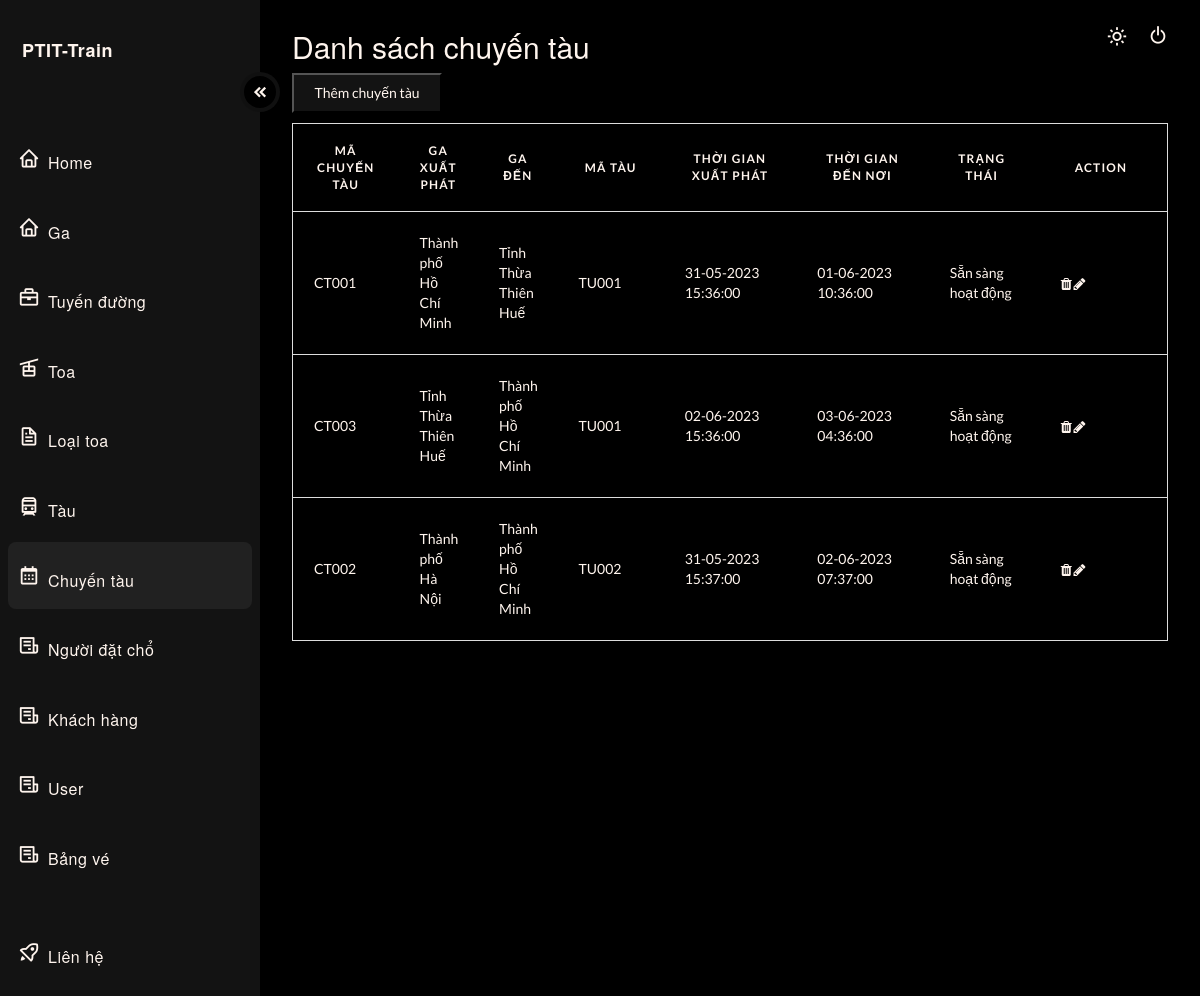
Screenshot of /?type=admin&page=chuyentau (signed in) with the database file from the repository.
### tables this page shows
CREATE TABLE ChuyenTau(
  `MaChuyenTau` VARCHAR(20) PRIMARY KEY,
  `MaTuyenDuong` VARCHAR(20),
  `MaTau` VARCHAR(20),
  `ThoiGianXuatPhat` DATETIME,
  `TrangThai` TINYINT,
  FOREIGN KEY (`MaTuyenDuong`) REFERENCES `TuyenDuong`(`MaTuyenDuong`),
  FOREIGN KEY (`MaTau`) REFERENCES `Tau`(`MaTau`)
);

### src/controller/ChuyenTauController.php (called while the page is built, shortened)
<?php
    class ChuyenTauController{
        public function index(){
            include_once './model/ChuyenTauModel/ChuyenTau.php';
            $arrChuyenTau= (new ChuyenTau)->load();
            include './view/admin/dashboard_chuyentau.php';
		}
    }
?>

### src/index.php (called while the page is built)
<?php
    require 'route.php';
?>

### src/model/db.php (called while the page is built, shortened)
<?php
    class DB{
        private function conn() {
            $connectionString = "mysql:host=" . getenv('MYSQL_HOSTNAME') . ";dbname=" . getenv('MYSQL_DATABASE');
            $conn = new \PDO($connectionString, getenv('MYSQL_USER'), getenv('MYSQL_PASSWORD'));
            $conn->setAttribute(PDO::ATTR_ERRMODE, PDO::ERRMODE_EXCEPTION);
            return $conn;
        }
        public function select($sql, $params = null)
        {
            $connect = $this->conn();
            if($params != null){
                $res = $connect->prepare($sql);
                $res->execute($params);
            }
            else {
                $res = $connect->query($sql);
            }
            $res->setFetchMode(PDO::FETCH_ASSOC);
            return $res;
        }
    }
?>

### src/model/ChuyenTauModel/ChuyenTau.php (called while the page is built, shortened)
<?php
include_once "./model/db.php";
include_once "ChuyenTauObject.php";
    class ChuyenTau{
        function addTime($thoiGianXuatPhat, $thoiGianChay){
            $arr = [];
            $thoiGianXuatPhatTmp = new DateTime($thoiGianXuatPhat);
            $tmp = $thoiGianXuatPhatTmp->format('d-m-Y H:i:s');
            $arr[] = $tmp;
            $thoiGianChayTmp = explode(':', $thoiGianChay);
            $thoiGianChayInterval = new DateInterval(
                'PT' . $thoiGianChayTmp[0] . 'H' . $thoiGianChayTmp[1] . 'M' . $thoiGianChayTmp[2] . 'S'
            );
            $thoiGianXuatPhatTmp->add($thoiGianChayInterval);
            $thoiGianDenNoi = $thoiGianXuatPhatTmp->format('d-m-Y H:i:s');
            $arr[] = $thoiGianDenNoi;
            return $arr;
        }
        function load(){
            try {
                $db = new DB();
                $sql = "select CT.*, TD_TMP.TenGaDiemDen, TD_TMP.TenGaXuatPhat, TD_TMP.ThoiGianChay, TD_TMP.XuatPhat, TD_TMP.DiemDen, T.GaHienTai, T.TrangThai as TrangThaiTau
                from ChuyenTau as CT,
                (
                    select tmp1.*, G2.TenGa as TenGaDiemDen
                    from
                    (
                        select TD.*, G.TenGa as TenGaXuatPhat
                        from Ga as G, TuyenDuong as TD
                        where G.MaGa = TD.XuatPhat
                    ) as tmp1, Ga as G2
                    where tmp1.DiemDen = G2.MaGa
                ) as TD_TMP, Tau as T where CT.MaTuyenDuong = TD_TMP.MaTuyenDuong and CT.MaTau = T.MaTau";
                $sth = $db->select($sql);
                $arr = [];
                while($row = $sth->fetch()) {
                    $obj = new ChuyenTauObject($row);
                    $arrTime = $this->addTime($obj->getThoiGianXuatPhat(), $obj->getThoiGianChay());
                    $obj->setThoiGianXuatPhat($arrTime[0]);
                    $obj->setThoiGianDenNoi($arrTime[1]);
                    if($obj->getTrangThai() == 0)
                        $obj->setTrangThaitxt("Sẵn sàng hoạt động");
                    $arr[] = $obj;
                }
                    return $arr;
                }
            catch (PDOException $e) {
                return  $sql . "<br>" . $e->getMessage();
            }
        }
    }
?>

### src/model/ChuyenTauModel/ChuyenTauObject.php (called while the page is built, shortened)
<?php
    class ChuyenTauObject{
        private $MaChuyenTau;
        private $MaTuyenDuong;
        private $TenGaXuatPhat;
        private $TenGaDiemDen;
        private $XuatPhat;
        private $DiemDen;
        private $MaTau;
        private $ThoiGianXuatPhat;
        private $ThoiGianChay;
        private $ThoiGianDenNoi;
        private $TrangThai;
        private $TrangThaitxt;
        public function __construct($row)
        {
            $this->MaChuyenTau = $row['MaChuyenTau'];
            $this->MaTuyenDuong = $row['MaTuyenDuong'];
            $this->MaTau = $row['MaTau'];
            $this->TenGaXuatPhat = $row['TenGaXuatPhat'];
            $this->TenGaDiemDen = $row['TenGaDiemDen'];
            $this->XuatPhat = $row['XuatPhat'];
            $this->DiemDen = $row['DiemDen'];
            $this->ThoiGianXuatPhat = $row['ThoiGianXuatPhat'];
            $this->ThoiGianChay = $row['ThoiGianChay'];
            $this->TrangThai = $row['TrangThai'];
        }
        public function getMaChuyenTau()
        {
                return $this->MaChuyenTau;
        }
        public function getMaTuyenDuong()
        {
                return $this->MaTuyenDuong;
        }
        public function getTenGaDiemDen()
        {
                return $this->TenGaDiemDen;
        }
        public function getTenGaXuatPhat()
        {
                return $this->TenGaXuatPhat;
        }
        public function getMaTau()
        {
                return $this->MaTau;
        }
        public function getThoiGianXuatPhat()
        {
                return $this->ThoiGianXuatPhat;
        }
        public function setThoiGianXuatPhat($ThoiGianXuatPhat)
        {
                $this->ThoiGianXuatPhat = $ThoiGianXuatPhat;
        }
        public function getThoiGianChay()
        {
                return $this->ThoiGianChay;
        }
        public function getTrangThai()
        {
                return $this->TrangThai;
        }
        public function getThoiGianDenNoi()
        {
                return $this->ThoiGianDenNoi;
        }
        public function setThoiGianDenNoi($ThoiGianDenNoi)
        {
                $this->ThoiGianDenNoi = $ThoiGianDenNoi;
        }
        public function getXuatPhat()
        {
                return $this->XuatPhat;
        }
        public function getDiemDen()
        {
                return $this->DiemDen;
        }
        public function getTrangThaitxt()
        {
                return $this->TrangThaitxt;
        }
        public function setTrangThaitxt($TrangThaitxt)
        {
                $this->TrangThaitxt = $TrangThaitxt;
        }
    }
?>

### src/view/admin/dashboard_chuyentau.php (the view, shortened to what this page needs)
  <main>
    <header>
      <div class="text">
        <h2>Danh sách chuyến tàu</h2>
  <table id="myTable">
  <button style="background-color:var(--accent-clr); color: var(--text);; width: 150px; height: 40px; margin-bottom: 10px;" id="addBtn">Thêm chuyến tàu</button>
  <thead>
    <tr>
      <th scope="col" width="80px">Mã chuyến tàu</th>
      <th scope="col" width="60px">Ga xuất phát</th>
      <th scope="col" width="60px">Ga đến</th>
      <th scope="col" width="80px">Mã tàu</th>
      <th scope="col" width="100px">Thời gian xuất phát</th>
      <th scope="col" width="100px">Thời gian đến nơi</th>
      <th scope="col" width="80px">Trạng thái</th>
      <th scope="col" width="100px">Action</th>
    </tr>
  </thead>
  <tbody>
    <?php foreach($arrChuyenTau as $each): ?>
    <tr>
      <td data-label="TripCode"><?php echo $each->getMaChuyenTau(); ?></td>
      <td data-label="GaXuatPhat" value="<?php echo $each->getXuatPhat(); ?>" data-ma-tuyen="<?php echo $each->getMaTuyenDuong(); ?>"><?php echo $each->getTenGaXuatPhat(); ?></td>
      <td data-label="GaDen" value="<?php echo $each->getDiemDen(); ?>"><?php echo $each->getTenGaDiemDen(); ?></td>
      <td data-label="TrainCode"><?php echo $each->getMaTau(); ?></td>
      <td data-label="TimeStart"><?php echo $each->getThoiGianXuatPhat(); ?></td>
      <td data-label="EndTime"><?php echo $each->getThoiGianDenNoi(); ?></td>
      <td data-label="Status" value="<?php echo $each->getTrangThai(); ?>"><?php echo $each->getTrangThaitxt(); ?></td>
      <td data-label="Period">
        <i class="fa fa-trash ticon"></i>
        <i class="fa fa-pencil"></i>
    </tr>
    <?php endforeach; ?>
  </tbody>
</table>
      </div>
      <div>
        <button style="position: absolute; top: 21px; right: 60px;" id="theme_switch">
          <i class='bx bx-sun'></i>
        </button>
      </div>
      <div>
        <button class="log" id="theme_switch">
          <i style="margin-left: 8px; position: absolute; margin-left: 8px;top: 24px;right: 23px;" class='bx bx-power-off'></i>
        </button>
      </div>
    </header>
  </main>
</div>
</body>
</html>

### src/view/css/dashboard.css (style rules this page uses)
body { margin: 0px; padding: 0px; }
:root { --accent-clr: #131313; --accent-dark: #000000; --accent-light: rgba(155, 155, 155, .1); --text: seashell; }
.bx { font-size: 22px;margin-right: 8px; }
main { padding-inline: 32px; }
header { margin-top: 30px; display: flex; justify-content: space-between; }
h2 { font-size: 32px; font-weight: 300; margin-bottom: 12px; color: var(--text); }
#theme_switch { background-color: transparent; border: none; color: var(--text); display: flex; justify-content: center; align-items: center; cursor: pointer; border-radius: 8px; padding: 4px; }
.bx-sun { color: var(--text); padding-left: 8px; }
table { border-collapse: collapse; margin: 0; padding: 0; width: 100%; table-layout: fixed; color: var(--text); border-spacing: 0 15px; }
table tr { background-color:transparent; border: 1px solid #ddd!important; padding: .35em; margin-bottom: 10px; }
table th, table td { padding: 1.5em; text-align: left; }
table th { font-size: .85em; letter-spacing: .1em; text-transform: uppercase; }
.ticon { padding: 5px; background: var(--gray); border-radius: 4px; width: 15px; height: 15px; text-align: center; }

### rows the page displays
chuyentau: MaChuyenTau "CT001", TenGaXuatPhat "Thành phố Hồ Chí Minh", TenGaDiemDen "Tỉnh Thừa Thiên Huế", MaTau "TU001", ThoiGianXuatPhat "31-05-2023 15:36:00", ThoiGianXuatPhat "01-06-2023 10:36:00", $each->getTrangThai() 0 (drawn), TrangThaitxt "Sẵn sàng hoạt động"
chuyentau: MaChuyenTau "CT003", TenGaXuatPhat "Tỉnh Thừa Thiên Huế", TenGaDiemDen "Thành phố Hồ Chí Minh", MaTau "TU001", ThoiGianXuatPhat "02-06-2023 15:36:00", ThoiGianXuatPhat "03-06-2023 04:36:00", $each->getTrangThai() 0 (drawn), TrangThaitxt "Sẵn sàng hoạt động"
chuyentau: MaChuyenTau "CT002", TenGaXuatPhat "Thành phố Hà Nội", TenGaDiemDen "Thành phố Hồ Chí Minh", MaTau "TU002", ThoiGianXuatPhat "31-05-2023 15:37:00", ThoiGianXuatPhat "02-06-2023 07:37:00", $each->getTrangThai() 0 (drawn), TrangThaitxt "Sẵn sàng hoạt động"
